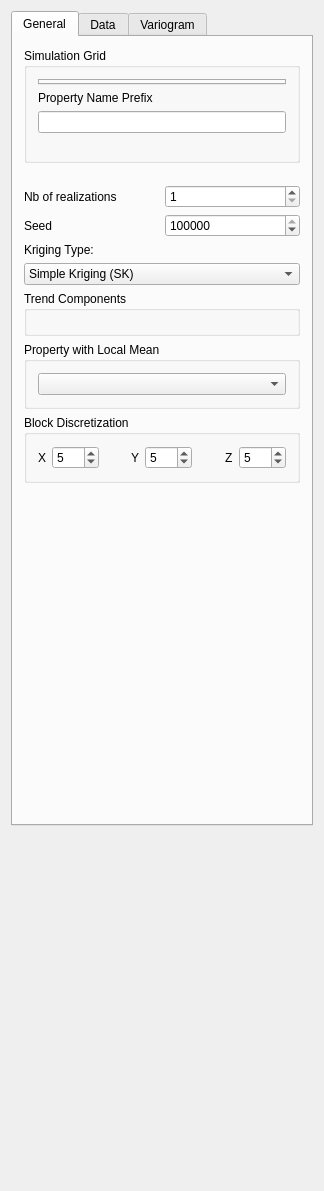
<?xml version="1.0" encoding="UTF-8"?>
<ui version="4.0">
 <class>BlockSim</class>
 <widget class="QWidget" name="BlockSim">
  <property name="geometry">
   <rect>
    <x>0</x>
    <y>0</y>
    <width>245</width>
    <height>1191</height>
   </rect>
  </property>
  <property name="windowTitle">
   <string>Block Simulation</string>
  </property>
  <property name="whatsThis">
   <string/>
  </property>
  <property name="AlgorithmCategory" stdset="0">
   <string>Simulation</string>
  </property>
  <property name="AlgorithmDescription" stdset="0">
   <string>Sequential Gaussian Block Simulation</string>
  </property>
  <layout class="QVBoxLayout" name="verticalLayout_8">
   <item>
    <widget class="QTabWidget" name="blockSim">
     <property name="sizePolicy">
      <sizepolicy hsizetype="Preferred" vsizetype="Preferred">
       <horstretch>0</horstretch>
       <verstretch>0</verstretch>
      </sizepolicy>
     </property>
     <property name="currentIndex">
      <number>0</number>
     </property>
     <widget class="QWidget" name="tab">
      <attribute name="title">
       <string>General</string>
      </attribute>
      <layout class="QVBoxLayout" name="verticalLayout_3">
       <item>
        <widget class="QGroupBox" name="SimulationGrid">
         <property name="maximumSize">
          <size>
           <width>32767</width>
           <height>140</height>
          </size>
         </property>
         <property name="title">
          <string>Simulation Grid</string>
         </property>
         <layout class="QVBoxLayout" name="verticalLayout">
          <item>
           <widget class="GridSelector" name="Grid_Name">
            <property name="currentIndex">
             <number>0</number>
            </property>
           </widget>
          </item>
          <item>
           <widget class="QLabel" name="TextLabel2">
            <property name="text">
             <string>Property Name Prefix</string>
            </property>
            <property name="wordWrap">
             <bool>false</bool>
            </property>
           </widget>
          </item>
          <item>
           <widget class="QLineEdit" name="Property_Name"/>
          </item>
          <item>
           <spacer>
            <property name="orientation">
             <enum>Qt::Vertical</enum>
            </property>
            <property name="sizeType">
             <enum>QSizePolicy::Expanding</enum>
            </property>
            <property name="sizeHint" stdset="0">
             <size>
              <width>16</width>
              <height>16</height>
             </size>
            </property>
           </spacer>
          </item>
         </layout>
        </widget>
       </item>
       <item>
        <spacer>
         <property name="orientation">
          <enum>Qt::Vertical</enum>
         </property>
         <property name="sizeType">
          <enum>QSizePolicy::Fixed</enum>
         </property>
         <property name="sizeHint" stdset="0">
          <size>
           <width>16</width>
           <height>16</height>
          </size>
         </property>
        </spacer>
       </item>
       <item>
        <layout class="QHBoxLayout">
         <property name="spacing">
          <number>6</number>
         </property>
         <property name="margin">
          <number>0</number>
         </property>
         <item>
          <widget class="QLabel" name="TextLabel2_2_2_2">
           <property name="text">
            <string>Nb of realizations</string>
           </property>
           <property name="wordWrap">
            <bool>false</bool>
           </property>
          </widget>
         </item>
         <item>
          <widget class="QSpinBox" name="Nb_Realizations">
           <property name="minimum">
            <number>1</number>
           </property>
           <property name="maximum">
            <number>10000</number>
           </property>
          </widget>
         </item>
        </layout>
       </item>
       <item>
        <layout class="QHBoxLayout">
         <property name="spacing">
          <number>6</number>
         </property>
         <property name="margin">
          <number>0</number>
         </property>
         <item>
          <widget class="QLabel" name="TextLabel2_2_2_2_2">
           <property name="text">
            <string>Seed</string>
           </property>
           <property name="wordWrap">
            <bool>false</bool>
           </property>
          </widget>
         </item>
         <item>
          <widget class="QSpinBox" name="Seed">
           <property name="maximum">
            <number>99999999</number>
           </property>
           <property name="value">
            <number>14071789</number>
           </property>
          </widget>
         </item>
        </layout>
       </item>
       <item>
        <widget class="QLabel" name="textLabel1">
         <property name="text">
          <string>Kriging Type:</string>
         </property>
         <property name="wordWrap">
          <bool>false</bool>
         </property>
        </widget>
       </item>
       <item>
        <widget class="QComboBox" name="Kriging_Type">
         <item>
          <property name="text">
           <string>Simple Kriging (SK)</string>
          </property>
         </item>
         <item>
          <property name="text">
           <string>Ordinary Kriging (OK)</string>
          </property>
         </item>
         <item>
          <property name="text">
           <string>Kriging with Trend (KT)</string>
          </property>
         </item>
         <item>
          <property name="text">
           <string>Kriging with Localy Varying Mean (LVM)</string>
          </property>
         </item>
        </widget>
       </item>
       <item>
        <widget class="GsTLGroupBox" name="Trend_box">
         <property name="title">
          <string>Trend Components</string>
         </property>
         <property name="keyword" stdset="0">
          <string>Kriging with Trend (KT)</string>
         </property>
         <property name="displayed" stdset="0">
          <bool>false</bool>
         </property>
         <property name="activated" stdset="0">
          <bool>false</bool>
         </property>
         <layout class="QVBoxLayout">
          <property name="spacing">
           <number>6</number>
          </property>
          <property name="margin">
           <number>11</number>
          </property>
          <item>
           <widget class="TrendComponents" name="Trend"/>
          </item>
         </layout>
        </widget>
       </item>
       <item>
        <widget class="GsTLGroupBox" name="Local_Mean_box">
         <property name="title">
          <string>Property with Local Mean</string>
         </property>
         <property name="keyword" stdset="0">
          <string>Kriging with Localy Varying Mean (LVM)</string>
         </property>
         <property name="displayed" stdset="0">
          <bool>false</bool>
         </property>
         <property name="activated" stdset="0">
          <bool>false</bool>
         </property>
         <layout class="QVBoxLayout">
          <property name="spacing">
           <number>6</number>
          </property>
          <property name="margin">
           <number>11</number>
          </property>
          <item>
           <widget class="SinglePropertySelector" name="Local_Mean_Property"/>
          </item>
         </layout>
        </widget>
       </item>
       <item>
        <widget class="QGroupBox" name="groupBox_2">
         <property name="title">
          <string>Block Discretization</string>
         </property>
         <layout class="QHBoxLayout" name="horizontalLayout_4">
          <item>
           <layout class="QHBoxLayout" name="horizontalLayout">
            <item>
             <widget class="QLabel" name="label">
              <property name="text">
               <string>X</string>
              </property>
             </widget>
            </item>
            <item>
             <widget class="QSpinBox" name="blk_discrete_x">
              <property name="minimum">
               <number>1</number>
              </property>
              <property name="maximum">
               <number>200</number>
              </property>
              <property name="value">
               <number>5</number>
              </property>
             </widget>
            </item>
           </layout>
          </item>
          <item>
           <spacer name="horizontalSpacer_2">
            <property name="orientation">
             <enum>Qt::Horizontal</enum>
            </property>
            <property name="sizeHint" stdset="0">
             <size>
              <width>29</width>
              <height>20</height>
             </size>
            </property>
           </spacer>
          </item>
          <item>
           <layout class="QHBoxLayout" name="horizontalLayout_2">
            <item>
             <widget class="QLabel" name="label_2">
              <property name="text">
               <string>Y</string>
              </property>
             </widget>
            </item>
            <item>
             <widget class="QSpinBox" name="blk_discrete_y">
              <property name="minimum">
               <number>1</number>
              </property>
              <property name="maximum">
               <number>200</number>
              </property>
              <property name="value">
               <number>5</number>
              </property>
             </widget>
            </item>
           </layout>
          </item>
          <item>
           <spacer name="horizontalSpacer">
            <property name="orientation">
             <enum>Qt::Horizontal</enum>
            </property>
            <property name="sizeHint" stdset="0">
             <size>
              <width>29</width>
              <height>20</height>
             </size>
            </property>
           </spacer>
          </item>
          <item>
           <layout class="QHBoxLayout" name="horizontalLayout_3">
            <item>
             <widget class="QLabel" name="label_3">
              <property name="text">
               <string>Z</string>
              </property>
             </widget>
            </item>
            <item>
             <widget class="QSpinBox" name="blk_discrete_z">
              <property name="minimum">
               <number>1</number>
              </property>
              <property name="maximum">
               <number>200</number>
              </property>
              <property name="value">
               <number>5</number>
              </property>
             </widget>
            </item>
           </layout>
          </item>
         </layout>
        </widget>
       </item>
       <item>
        <spacer>
         <property name="orientation">
          <enum>Qt::Vertical</enum>
         </property>
         <property name="sizeType">
          <enum>QSizePolicy::Expanding</enum>
         </property>
         <property name="sizeHint" stdset="0">
          <size>
           <width>20</width>
           <height>330</height>
          </size>
         </property>
        </spacer>
       </item>
      </layout>
     </widget>
     <widget class="QWidget" name="tab">
      <attribute name="title">
       <string>Data</string>
      </attribute>
      <layout class="QVBoxLayout" name="verticalLayout_7">
       <item>
        <widget class="QGroupBox" name="GroupBox3">
         <property name="title">
          <string>Hard Data</string>
         </property>
         <layout class="QGridLayout">
          <property name="margin">
           <number>11</number>
          </property>
          <property name="spacing">
           <number>6</number>
          </property>
          <item row="1" column="0">
           <widget class="QCheckBox" name="Assign_Hard_Data">
            <property name="text">
             <string>Assign hard data to simulation grid</string>
            </property>
            <property name="checked">
             <bool>true</bool>
            </property>
           </widget>
          </item>
          <item row="0" column="0">
           <widget class="PropertySelector" name="Hard_Data"/>
          </item>
         </layout>
        </widget>
       </item>
       <item>
        <widget class="QGroupBox" name="GroupBox9">
         <property name="minimumSize">
          <size>
           <width>0</width>
           <height>0</height>
          </size>
         </property>
         <property name="title">
          <string>Search Ellipsoid</string>
         </property>
         <layout class="QVBoxLayout" name="verticalLayout_6">
          <item>
           <widget class="EllipsoidInput" name="Search_Ellipsoid"/>
          </item>
          <item>
           <widget class="QGroupBox" name="groupBox_3">
            <property name="title">
             <string>Hard Data</string>
            </property>
            <layout class="QVBoxLayout" name="verticalLayout_2">
             <item>
              <layout class="QHBoxLayout">
               <property name="spacing">
                <number>6</number>
               </property>
               <property name="margin">
                <number>0</number>
               </property>
               <item>
                <widget class="QLabel" name="TextLabel2_2_2_2_3">
                 <property name="text">
                  <string>Max conditioning data</string>
                 </property>
                 <property name="wordWrap">
                  <bool>false</bool>
                 </property>
                </widget>
               </item>
               <item>
                <widget class="QSpinBox" name="Max_Conditioning_Data_hd">
                 <property name="minimum">
                  <number>0</number>
                 </property>
                 <property name="maximum">
                  <number>20000</number>
                 </property>
                 <property name="value">
                  <number>12</number>
                 </property>
                </widget>
               </item>
              </layout>
             </item>
             <item>
              <widget class="AdvancedNeighborhoodInput" name="AdvancedSearch_hd"/>
             </item>
            </layout>
           </widget>
          </item>
          <item>
           <widget class="QGroupBox" name="groupBox_4">
            <property name="title">
             <string>Simulated Blocks</string>
            </property>
            <layout class="QVBoxLayout" name="verticalLayout_5">
             <item>
              <layout class="QHBoxLayout" name="_2">
               <property name="spacing">
                <number>6</number>
               </property>
               <property name="margin">
                <number>0</number>
               </property>
               <item>
                <widget class="QLabel" name="TextLabel2_2_2_2_4">
                 <property name="text">
                  <string>Max conditioning blocks</string>
                 </property>
                 <property name="wordWrap">
                  <bool>false</bool>
                 </property>
                </widget>
               </item>
               <item>
                <widget class="QSpinBox" name="Max_Conditioning_Data_blk">
                 <property name="minimum">
                  <number>0</number>
                 </property>
                 <property name="maximum">
                  <number>20000</number>
                 </property>
                 <property name="value">
                  <number>12</number>
                 </property>
                </widget>
               </item>
              </layout>
             </item>
             <item>
              <widget class="AdvancedNeighborhoodInput" name="AdvancedSearch_blk"/>
             </item>
            </layout>
           </widget>
          </item>
          <item>
           <spacer name="verticalSpacer_2">
            <property name="orientation">
             <enum>Qt::Vertical</enum>
            </property>
            <property name="sizeHint" stdset="0">
             <size>
              <width>20</width>
              <height>17</height>
             </size>
            </property>
           </spacer>
          </item>
         </layout>
        </widget>
       </item>
       <item>
        <widget class="QGroupBox" name="groupBox">
         <property name="title">
          <string>Target histogram</string>
         </property>
         <layout class="QVBoxLayout" name="verticalLayout_4">
          <item>
           <widget class="QCheckBox" name="Use_Target_Histogram">
            <property name="text">
             <string>Use Target Histogram</string>
            </property>
            <property name="checked">
             <bool>false</bool>
            </property>
           </widget>
          </item>
          <item>
           <widget class="NonParamCdfInput" name="nonParamCdf">
            <property name="enabled">
             <bool>false</bool>
            </property>
           </widget>
          </item>
         </layout>
        </widget>
       </item>
       <item>
        <spacer>
         <property name="orientation">
          <enum>Qt::Vertical</enum>
         </property>
         <property name="sizeType">
          <enum>QSizePolicy::Expanding</enum>
         </property>
         <property name="sizeHint" stdset="0">
          <size>
           <width>276</width>
           <height>16</height>
          </size>
         </property>
        </spacer>
       </item>
      </layout>
     </widget>
     <widget class="QWidget" name="TabPage">
      <attribute name="title">
       <string>Variogram</string>
      </attribute>
      <layout class="QVBoxLayout">
       <property name="spacing">
        <number>6</number>
       </property>
       <property name="margin">
        <number>0</number>
       </property>
       <item>
        <widget class="QGroupBox" name="GroupBox11">
         <property name="title">
          <string>Variogram</string>
         </property>
         <layout class="QVBoxLayout">
          <property name="spacing">
           <number>6</number>
          </property>
          <property name="margin">
           <number>11</number>
          </property>
          <item>
           <widget class="VariogramInput" name="Variogram"/>
          </item>
         </layout>
        </widget>
       </item>
       <item>
        <spacer>
         <property name="orientation">
          <enum>Qt::Vertical</enum>
         </property>
         <property name="sizeType">
          <enum>QSizePolicy::Expanding</enum>
         </property>
         <property name="sizeHint" stdset="0">
          <size>
           <width>0</width>
           <height>0</height>
          </size>
         </property>
        </spacer>
       </item>
      </layout>
     </widget>
    </widget>
   </item>
   <item>
    <spacer name="verticalSpacer">
     <property name="orientation">
      <enum>Qt::Vertical</enum>
     </property>
     <property name="sizeHint" stdset="0">
      <size>
       <width>20</width>
       <height>25</height>
      </size>
     </property>
    </spacer>
   </item>
  </layout>
 </widget>
 <layoutdefault spacing="6" margin="11"/>
 <customwidgets>
  <customwidget>
   <class>SinglePropertySelector</class>
   <extends>QComboBox</extends>
   <header>GsTLAppli/extra/qtplugins/selectors.h</header>
  </customwidget>
  <customwidget>
   <class>VariogramInput</class>
   <extends>QWidget</extends>
   <header>GsTLAppli/extra/qtplugins/variogram_input.h</header>
  </customwidget>
  <customwidget>
   <class>GsTLGroupBox</class>
   <extends>QGroupBox</extends>
   <header>GsTLAppli/extra/qtplugins/selectors.h</header>
   <container>1</container>
  </customwidget>
  <customwidget>
   <class>TrendComponents</class>
   <extends>QWidget</extends>
   <header>GsTLAppli/extra/qtplugins/kriging_type_selector.h</header>
  </customwidget>
  <customwidget>
   <class>EllipsoidInput</class>
   <extends>QWidget</extends>
   <header>GsTLAppli/extra/qtplugins/ellipsoid_input.h</header>
  </customwidget>
  <customwidget>
   <class>NonParamCdfInput</class>
   <extends>QWidget</extends>
   <header>GsTLAppli/extra/qtplugins/non_param_cdf_input.h</header>
  </customwidget>
  <customwidget>
   <class>GridSelector</class>
   <extends>QTabWidget</extends>
   <header>GsTLAppli/extra/qtplugins/selectors.h</header>
  </customwidget>
  <customwidget>
   <class>AdvancedNeighborhoodInput</class>
   <extends>QWidget</extends>
   <header>GsTLAppli/extra/qtplugins/neighborhood_filter_input.h</header>
  </customwidget>
  <customwidget>
   <class>PropertySelector</class>
   <extends>QWidget</extends>
   <header>GsTLAppli/extra/qtplugins/selectors.h</header>
  </customwidget>
 </customwidgets>
 <includes>
  <include location="local">gridselector.h</include>
  <include location="local">gstlgroupbox.h</include>
  <include location="local">trendcomponents.h</include>
  <include location="local">gstlgroupbox.h</include>
  <include location="local">singlepropertyselector.h</include>
  <include location="local">propertyselector.h</include>
  <include location="local">ellipsoidinput.h</include>
  <include location="local">gstl_table.h</include>
  <include location="local">gstl_table.h</include>
  <include location="local">gstlgroupbox.h</include>
  <include location="local">nonparamcdfinput.h</include>
  <include location="local">propertyselector.h</include>
  <include location="local">lowertailcdfinput.h</include>
  <include location="local">uppertailcdfinput.h</include>
  <include location="local">variograminput.h</include>
 </includes>
 <resources/>
 <connections>
  <connection>
   <sender>Kriging_Type</sender>
   <signal>activated(QString)</signal>
   <receiver>Trend_box</receiver>
   <slot>setActivated(QString)</slot>
   <hints>
    <hint type="sourcelabel">
     <x>20</x>
     <y>20</y>
    </hint>
    <hint type="destinationlabel">
     <x>20</x>
     <y>20</y>
    </hint>
   </hints>
  </connection>
  <connection>
   <sender>Kriging_Type</sender>
   <signal>activated(QString)</signal>
   <receiver>Local_Mean_box</receiver>
   <slot>setActivated(QString)</slot>
   <hints>
    <hint type="sourcelabel">
     <x>20</x>
     <y>20</y>
    </hint>
    <hint type="destinationlabel">
     <x>20</x>
     <y>20</y>
    </hint>
   </hints>
  </connection>
  <connection>
   <sender>Grid_Name</sender>
   <signal>activated(QString)</signal>
   <receiver>Local_Mean_Property</receiver>
   <slot>show_properties(QString)</slot>
   <hints>
    <hint type="sourcelabel">
     <x>20</x>
     <y>20</y>
    </hint>
    <hint type="destinationlabel">
     <x>20</x>
     <y>20</y>
    </hint>
   </hints>
  </connection>
  <connection>
   <sender>Kriging_Type</sender>
   <signal>activated(QString)</signal>
   <receiver>Trend_box</receiver>
   <slot>setActivated(QString)</slot>
   <hints>
    <hint type="sourcelabel">
     <x>20</x>
     <y>20</y>
    </hint>
    <hint type="destinationlabel">
     <x>20</x>
     <y>20</y>
    </hint>
   </hints>
  </connection>
  <connection>
   <sender>Kriging_Type</sender>
   <signal>activated(QString)</signal>
   <receiver>Local_Mean_box</receiver>
   <slot>setActivated(QString)</slot>
   <hints>
    <hint type="sourcelabel">
     <x>20</x>
     <y>20</y>
    </hint>
    <hint type="destinationlabel">
     <x>20</x>
     <y>20</y>
    </hint>
   </hints>
  </connection>
  <connection>
   <sender>Grid_Name</sender>
   <signal>activated(QString)</signal>
   <receiver>Local_Mean_Property</receiver>
   <slot>show_properties(QString)</slot>
   <hints>
    <hint type="sourcelabel">
     <x>20</x>
     <y>20</y>
    </hint>
    <hint type="destinationlabel">
     <x>20</x>
     <y>20</y>
    </hint>
   </hints>
  </connection>
  <connection>
   <sender>Use_Target_Histogram</sender>
   <signal>toggled(bool)</signal>
   <receiver>nonParamCdf</receiver>
   <slot>setEnabled(bool)</slot>
   <hints>
    <hint type="sourcelabel">
     <x>201</x>
     <y>424</y>
    </hint>
    <hint type="destinationlabel">
     <x>79</x>
     <y>416</y>
    </hint>
   </hints>
  </connection>
  <connection>
   <sender>Hard_Data</sender>
   <signal>object_changed(QString)</signal>
   <receiver>nonParamCdf</receiver>
   <slot>setReferenceGrid(QString)</slot>
   <hints>
    <hint type="sourcelabel">
     <x>196</x>
     <y>115</y>
    </hint>
    <hint type="destinationlabel">
     <x>79</x>
     <y>416</y>
    </hint>
   </hints>
  </connection>
  <connection>
   <sender>Hard_Data</sender>
   <signal>property_changed(QString)</signal>
   <receiver>nonParamCdf</receiver>
   <slot>setReferenceProperty(QString)</slot>
   <hints>
    <hint type="sourcelabel">
     <x>196</x>
     <y>115</y>
    </hint>
    <hint type="destinationlabel">
     <x>79</x>
     <y>416</y>
    </hint>
   </hints>
  </connection>
 </connections>
</ui>
